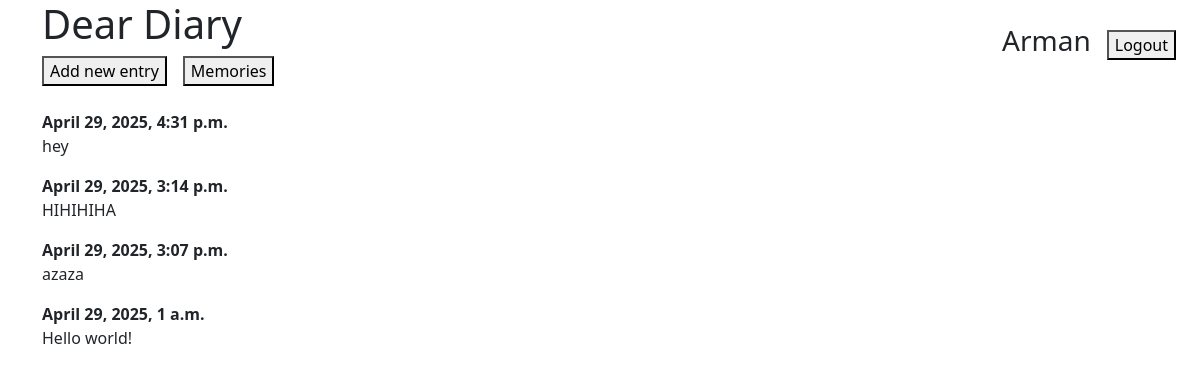
The app's page /accounts/home/ (signed in) with its own data.
### diary_app/models.py (models this page shows, shortened)
class Entry(models.Model):
    user = models.ForeignKey(User, on_delete=models.CASCADE)
    text = models.TextField()
    date_posted = models.DateTimeField(auto_now_add=True)
    class Meta:
        verbose_name_plural = 'entries'

### diary_app/views.py (the view)
# urls.py: path('home/', home, name='home'),
@login_required
def home(request):
    entries = Entry.objects.filter(user=request.user).order_by('-date_posted')
    return render(request, 'home.html', {'entries': entries})

### diary_app/templates/home.html (shortened to what this page needs)
{% extends "base.html" %}
{% block content %}
<section class="hero is-primary" style="position: relative;">
    <div class="hero-body">
        <div class="container">
            <h1 class="title">
            </h1>
            <div class="user-logout-container">
                <h3>{{ user.username }}</h3>
                <form method="post" action="{% url 'logout' %}">
                    <button class="button is-danger is-light">Logout</button>
                </form>
            </div>
        </div>
    </div>
</section>
<section class="section">
    <div class="container">
        <div class="entry-buttons">
            <button class="button is-primary" onclick="window.location.href='{% url 'add' %}'">
                Add new entry
            </button>
            <button class="button is-info" onclick="window.location.href='{% url 'memories' %}'">
                Memories
            </button>
        </div>
        {% for entry in entries %}
        <article class="media">
            <div class="media-content">
                <div class="content">
                    <p>
                        <strong>{{ entry.date_posted }}</strong><br>
                        {{ entry.text }}
                    </p>
                </div>
            </div>
        </article>
        {% empty %}
        <p>No entries yet.</p>
        {% endfor %}
    </div>
</section>
{% endblock %}

### diary_app/templates/home.html (style rules this page uses)
.user-logout-container { display: flex; align-items: center; gap: 1rem; position: absolute; top: 1.5rem; right: 1.5rem; }
.entry-buttons { display: flex; gap: 1rem; margin-bottom: 1.5rem; }

### records on screen
Entry: date_posted "April 29, 2025, 4:31 p.m.", text "hey"
Entry: date_posted "April 29, 2025, 3:14 p.m.", text "HIHIHIHA"
Entry: date_posted "April 29, 2025, 3:07 p.m.", text "azaza"
Entry: date_posted "April 29, 2025, 1 a.m.", text "Hello world!"

### other values on screen
{{ user.username }} "Arman"
